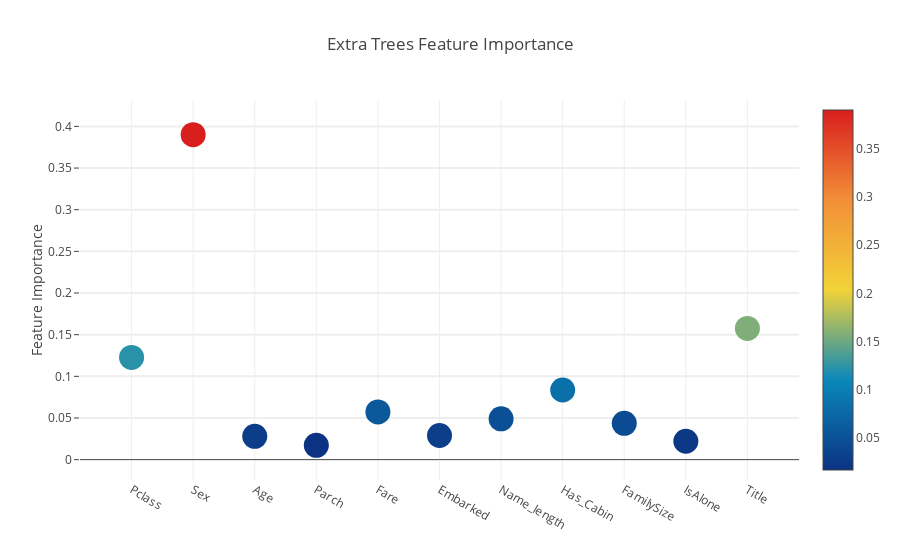

Notebook code for this chart:
### Code cell
# Scatter plot
trace = go.Scatter(
    y = feature_dataframe['Extra Trees feature importances'].values, 
    x = feature_dataframe['features'].values, 
    mode = 'markers', 
    marker = dict(
        sizemode = 'diameter', 
        sizeref = 1, 
        size = 25, 
#         size = feature_dataframe['AdaBoost feature importances'].values, 
#         color = np.random.rand(500), # set color equal to a variable
        color = feature_dataframe['Extra Trees feature importances'].values, 
        colorscale = 'Portland', 
        showscale = True
    ), 
    text = feature_dataframe['features'].values
)
data = [trace]

layout = go.Layout(
    autosize = True, 
    title = 'Extra Trees Feature Importance', 
    hovermode = 'closest', 
#     xaxis = dict(
#         title = 'Pop', 
#         ticklen = 5, 
#         zeroline = False, 
#         gridwidth = 2
#     ), 
    yaxis = dict(
        title = 'Feature Importance', 
        ticklen = 5, 
        gridwidth = 2
    ), 
    showlegend = False
)
fig = go.Figure(data=data, layout=layout)
py.iplot(fig, filename='scatter_2017_12_2')

### Figure 1 — Plotly figure (JSON) as saved in the notebook; plotly's stock layout.template omitted (floating-point values rounded to 4 significant figures)
{"data": [{"marker": {"color": [0.1227, 0.3901, 0.02801, 0.01714, 0.05728, 0.02899, 0.04905, 0.08362, 0.04357, 0.02211, 0.1575], "colorscale": "Portland", "showscale": true, "size": 25, "sizemode": "diameter", "sizeref": 1}, "mode": "markers", "text": ["Pclass", "Sex", "Age", "Parch", "Fare", "Embarked", "Name_length", "Has_Cabin", "FamilySize", "IsAlone", "Title"], "type": "scatter", "x": ["Pclass", "Sex", "Age", "Parch", "Fare", "Embarked", "Name_length", "Has_Cabin", "FamilySize", "IsAlone", "Title"], "y": [0.1227, 0.3901, 0.02801, 0.01714, 0.05728, 0.02899, 0.04905, 0.08362, 0.04357, 0.02211, 0.1575]}], "layout": {"autosize": true, "hovermode": "closest", "showlegend": false, "title": "Extra Trees Feature Importance", "yaxis": {"gridwidth": 2, "ticklen": 5, "title": "Feature Importance"}}}
